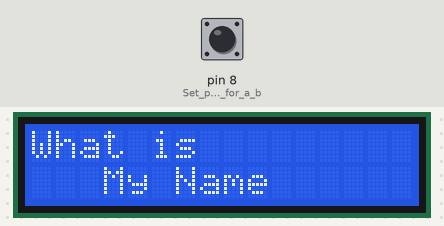
Recording of a sketch running on a simulated Arduino Uno, built with avr-gcc and run on an emulated ATmega328P. Parts: 16×2 character LCD. Inputs (shaded band) come from the test bench; at power-on: pin 8 (Set_pin_8_to_look_for_a_b) LOW.

Above: at 1.2 s.
1.3 s: pin 8 (Set_pin_8_to_look_for_a_b) pulled HIGH for 0.15 s
At 2.5 s:
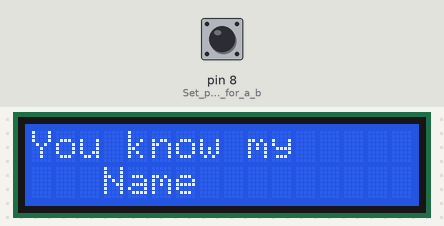
2.9 s: pin 8 (Set_pin_8_to_look_for_a_b) pulled HIGH for 1 s
At 3.8 s:
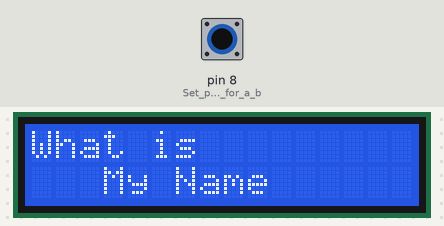
5.4 s: pin 8 (Set_pin_8_to_look_for_a_b) pulled HIGH for 3.2 s
At 5.7 s:
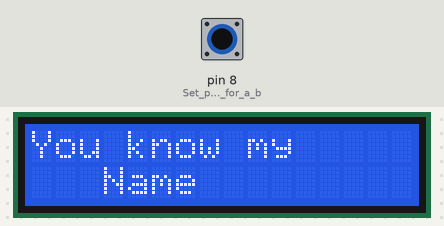
Timing chart, 0 to 8.4 s (numbered marks = the images above; inputs shaded):
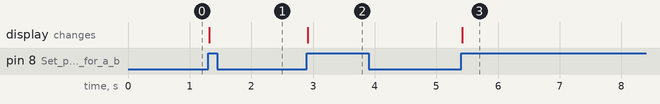

The sketch:

Experiment_5_-_I_Know_Your_Name.ino
```cpp
#include <Wire.h> // Include code for talking analog
#include <LiquidCrystal_I2C.h> //Include code for controlling LCD

int state = HIGH;      // the current state of the output pin
int reading;           // the current reading from the input pin
int previous = LOW;    // the previous reading from the input pin

// the follow variables are long's because the time, measured in miliseconds,
// will quickly become a bigger number than can be stored in an int.
long time = 0;         // the last time the output pin was toggled
long debounce = 200;   // the debounce time, increase if the output flickers
LiquidCrystal_I2C lcd(0x3F,16,2); //Set the LCD

void setup()
{
  pinMode(8, INPUT); //Set pin 8 to look for a button press

  lcd.init(); // initialize the lcd

  lcd.backlight(); //Turn on Backlight

  lcd.setCursor(0,0); // go to column 0 row 0
  lcd.print("What is"); //Type What is on the display
  lcd.setCursor(3,1); // go to column 3 row 1
  lcd.print("My Name"); //Type My Name on the display
  state = LOW;
}

void loop() // We just keep looping waiting for someone to push the button.
{

  reading = digitalRead(8);

  // if the input just went from LOW and HIGH and we've waited long enough
  // to ignore any noise on the circuit, toggle the output pin and remember
  // the time
  if (reading == HIGH && previous == LOW && millis() - time > debounce) {
    if (state == HIGH){
      state = LOW;
      lcd.clear();
      lcd.setCursor(0,0); // go to column 0 row 0
      lcd.print("What is"); //Type What is on the display
      lcd.setCursor(3,1); // go to column 3 row 1
      lcd.print("My Name"); //Type My Name on the display
      digitalWrite(8,LOW);
       }
    else {
      state = HIGH;
      lcd.clear();
      lcd.print("You know my"); //Type What is on the display
      lcd.setCursor(3,1); // go to column 3 row 1
      lcd.print("Name"); //Type My Name on the display
      digitalWrite(8,HIGH);
    }
    time = millis();
  }
 previous = reading;

}
```

Measured:
- after the input at 1.3 s, the display: changes at once (image 1)
- after the input at 2.9 s, the display: changes at once (image 2)
- after the input at 5.4 s, the display: changes at once (image 3)
